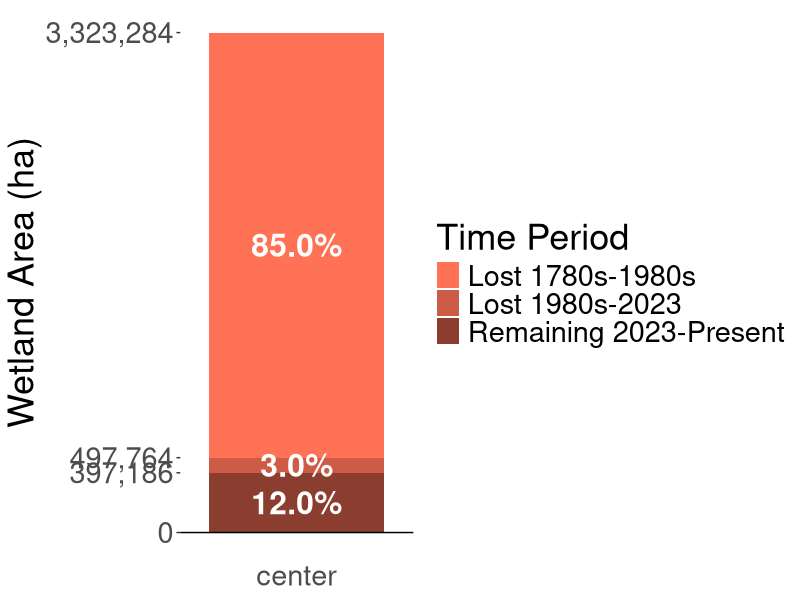
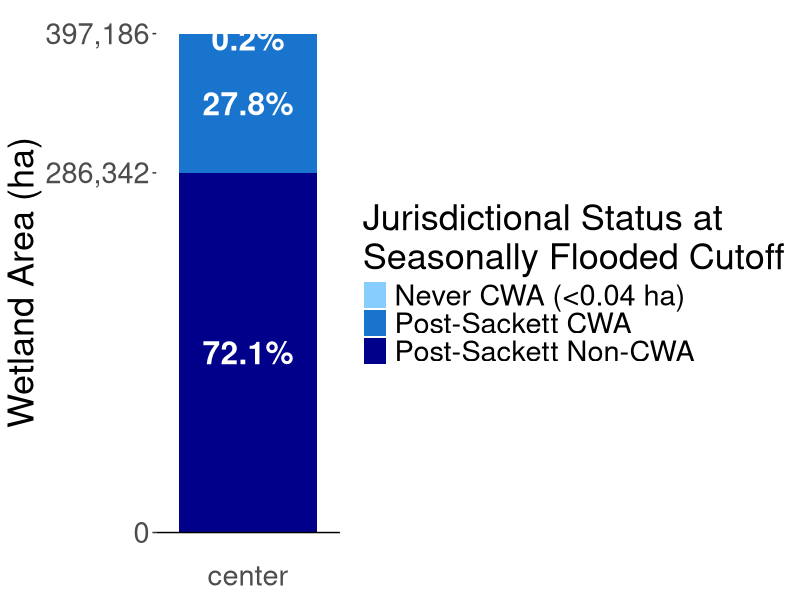
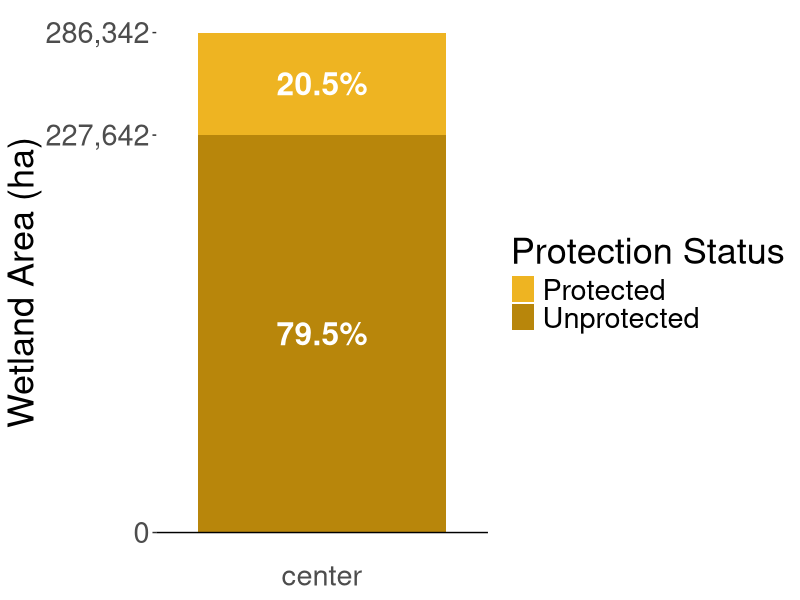
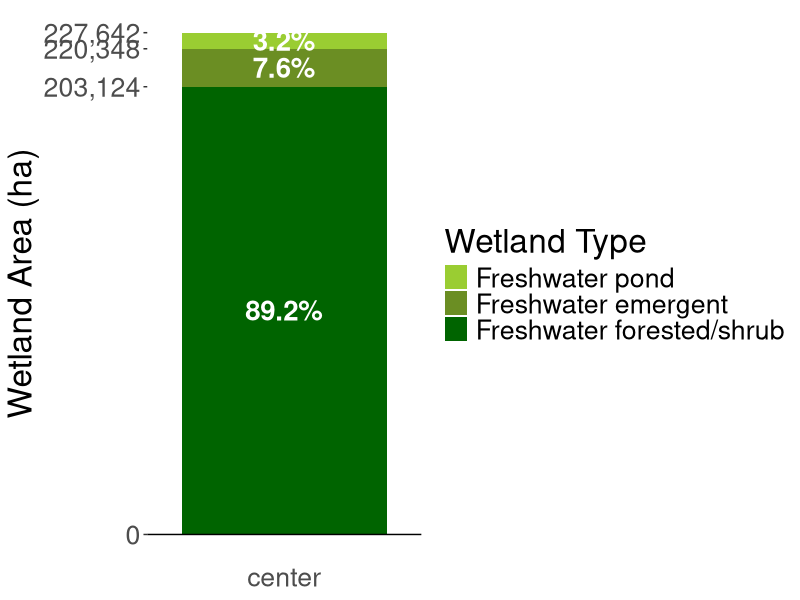
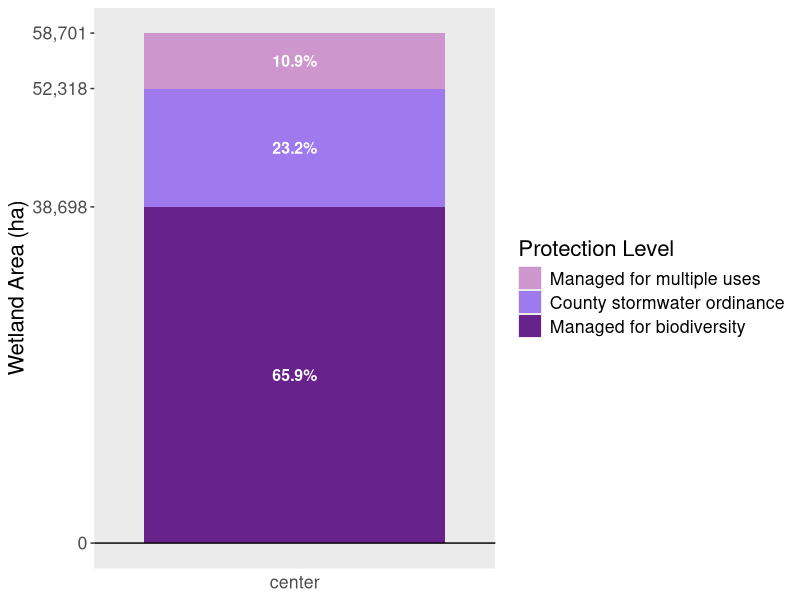

These figures' R source, in order:
path_to_gitrepo = "C:/Users/Chels/OneDrive - University of Illinois - Urbana/Illinois Wetlands Risk Assessment/Public-Repo"

setwd(path_to_gitrepo)

library(ggplot2)
library(patchwork)

# read in excel file
sum.area.df = read.csv("SummaryFigures/Figure8_AreaSummary.csv")

# remove extra rows
sum.area.df = data.frame(sum.area.df[1:3,])
colnames(sum.area.df) = rep(c("label","area"),6)

# make sep dataframes
hist.df = sum.area.df[1:3,3:4]; hist.df$group = "Historical loss"
cwa.df = sum.area.df[1:3,5:6]; cwa.df$group = "CWA coverage"
pro.df = sum.area.df[1:2,7:8]; pro.df$group = "Protection status"
veg.df = sum.area.df[1:3,9:10]; veg.df$group = "Unprotected vegetation types"
type.df = sum.area.df[1:3,11:12]; type.df$group = "Protection level"

# stack dataframe
df.stack = rbind(hist.df, cwa.df, pro.df, veg.df, type.df)

# for each group, calculate the percentage of the total
groups = c("Historical loss","CWA coverage","Protection status",
           "Unprotected vegetation types","Protection level")
n.g = length(groups)
df.stack$percent = rep(0, nrow(df.stack))
df.stack$area.pos = rep(0, nrow(df.stack))
for (i in 1:n.g) {
  grp.ind = which(df.stack$group == groups[i])
  grp.df = df.stack[grp.ind,]
  df.stack[grp.ind,"percent"] = grp.df$area/sum(grp.df$area)*100 
  n.a = nrow(grp.df)
  rev.area = cumsum(rev(grp.df$area))
  df.stack[grp.ind,"area.pos"] = rev(c(0,rev.area[1:(n.a-1)]) + 0.5*(rev.area-c(0,rev.area[1:(n.a-1)])))
}

# format percent
df.stack$percent.format = rep(0, nrow(df.stack))
for (i in 1:nrow(df.stack)) {
  df.stack$percent.format[i] = paste(sprintf("%.1f", df.stack$percent[i]),"%",sep="")
}
df.stack$x = rep("center", nrow(df.stack))

# historical loss
p.hist = ggplot(df.stack[which(df.stack$group == "Historical loss"),],
                 aes(x=x, y=area, fill=label)) +
                 geom_bar(position="stack",stat="identity") +
                 geom_text(aes(x=x, y=area.pos, label=percent.format), 
                           color="white", size=8, fontface="bold") +
                 labs(x="",y="Area ") + 
                 geom_hline(yintercept=0,color="black") +
                 scale_y_continuous(name="Wetland Area (ha)",
                                    labels=scales::comma,
                                    breaks=c(0,397186,497764,3323284),
                                    limits = c(0,3323284)) +
                 guides(fill=guide_legend(title="Time Period")) + 
                 theme(axis.ticks.x=element_blank(),
                       axis.title.x=element_blank(), 
                       text = element_text(size=26),
                       panel.grid = element_blank(),
                       panel.background = element_rect(fill = "white")) +
                 scale_fill_manual(values=c("coral1","coral3","coral4"))
ggsave("SummaryFigures/HistoricalLoss.png", plot = p.hist, 
       width=21.5, height=36, units="cm") 

cwa.labels = df.stack[which(df.stack$group == "CWA coverage"),"label"]
df.cwa = df.stack[which(df.stack$group == "CWA coverage"),]
df.cwa$area.pos[1] = df.cwa$area.pos[1]-3900
p.cwa=ggplot(df.cwa,
        aes(x=x, y=area, 
            fill=factor(label, level=cwa.labels))) +
        geom_bar(position="stack",stat="identity") +
        geom_text(aes(x=x, y=area.pos, label=percent.format), 
                  color="white", size=8, fontface="bold") +
        geom_hline(yintercept=0,color="black") +
        scale_y_continuous(name="Wetland Area (ha)",
                           labels=scales::comma,
                           breaks=c(0,286342,397186),
                           limits = c(0,398000)) +
        guides(fill=guide_legend(title="Jurisdictional Status at\nSeasonally Flooded Cutoff")) + 
        theme(axis.ticks.x=element_blank(),
              axis.title.x=element_blank(), 
              text = element_text(size=26),
              panel.grid = element_blank(),
              panel.background = element_rect(fill = "white")) +
        scale_fill_manual(values=c("skyblue1","dodgerblue3","blue4"))
ggsave("SummaryFigures/CWACoverage.png", plot = p.cwa, 
       width=22.75, height=36, units="cm") 

pro.labels = df.stack[which(df.stack$group == "Protection status"),"label"]
p.pro = ggplot(df.stack[which(df.stack$group == "Protection status"),],
              aes(x=x, y=area, 
                  fill=factor(label, level=pro.labels))) +
              geom_bar(position="stack",stat="identity") +
              geom_text(aes(x=x, y=area.pos, label=percent.format), 
                        color="white", size=8, fontface="bold") +
              geom_hline(yintercept=0,color="black") +
              scale_y_continuous(name="Wetland Area (ha)",
                                 labels=scales::comma,
                                 breaks=c(0,227642,286342),
                                 limits = c(0,286342)) +
              guides(fill=guide_legend(title="Protection Status")) + 
              theme(axis.ticks.x=element_blank(),
                    axis.title.x=element_blank(), 
                    text = element_text(size=26),
                    panel.grid = element_blank(),
                    panel.background = element_rect(fill = "white")) +
              scale_fill_manual(values=c("goldenrod2","darkgoldenrod"))
ggsave("SummaryFigures/ProtectionStatus.png", plot = p.pro, 
       width = 19.25, height = 36, units="cm") 

veg.labels = df.stack[which(df.stack$group == "Unprotected vegetation types"),"label"]
p.veg = ggplot(df.stack[which(df.stack$group == "Unprotected vegetation types"),],
               aes(x=x, y=area, 
                   fill=factor(label, level=veg.labels))) +
                geom_bar(position="stack",stat="identity") +
                geom_text(aes(x=x, y=area.pos, label=percent.format), 
                          color="white", size=7, fontface="bold") +
                geom_hline(yintercept=0,color="black") +
                scale_y_continuous(name="Wetland Area (ha)",
                                   labels=scales::comma,
                                   breaks=c(0,203124,220348,227642),
                                   limits = c(0,227642)) +
                guides(fill=guide_legend(title="Wetland Type")) + 
                theme(axis.ticks.x=element_blank(),
                      axis.title.x=element_blank(), 
                      text = element_text(size=24),
                      panel.grid = element_blank(),
                      panel.background = element_rect(fill = "white")) +
                scale_fill_manual(values=c("olivedrab3","olivedrab","darkgreen"))
ggsave("SummaryFigures/VegetationTypes.png", plot = p.veg, 
       width = 20, height = 30, units="cm")

lev.labels = df.stack[which(df.stack$group == "Protection level"),"label"]
p.lev = ggplot(df.stack[which(df.stack$group == "Protection level"),],
               aes(x=x, y=area, 
                   fill=factor(label, level=lev.labels))) +
                geom_bar(position="stack",stat="identity") +
                geom_text(aes(x=x, y=area.pos, label=percent.format), 
                          color="white", size=4, fontface="bold") +
                geom_hline(yintercept=0,color="black") +
                scale_y_continuous(name="Wetland Area (ha)",
                                   labels=scales::comma,
                                   breaks=c(0,38698,52318,58701),
                                   limits = c(0,58701)) +
                guides(fill=guide_legend(title="Protection Level")) + 
                theme(axis.ticks.x=element_blank(),
                      axis.title.x=element_blank(), 
                      text = element_text(size=16),
                      panel.grid = element_blank(),
                      panel.b.ackground = element_rect(fill = "white")) +
                scale_fill_manual(values=c("plum3","mediumpurple2","darkorchid4"))
ggsave("SummaryFigures/ProtectionLevels.png", plot = p.lev, 
       width = 14, height = 8, units="cm")









